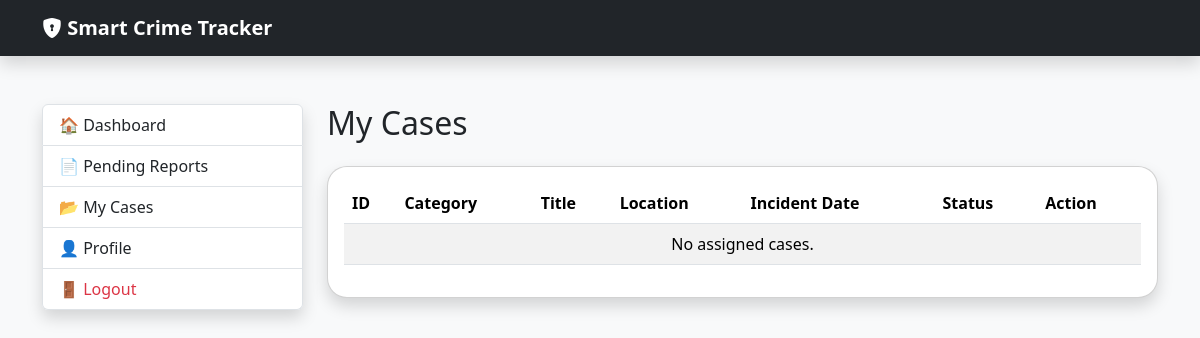
Before: /police/my-cases (signed in) with the older database file.
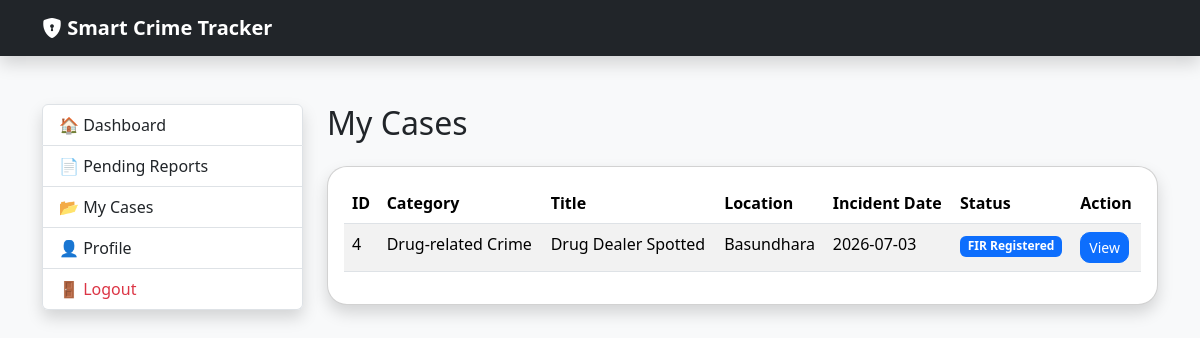
After: the same page with the newer database file.
### tables this page shows
CREATE TABLE crime_reports(

            report_id INTEGER PRIMARY KEY AUTOINCREMENT,

            citizen_id INTEGER,

            category_id INTEGER,

            title TEXT,

            description TEXT,

            location TEXT,

            evidence TEXT,

            report_date TEXT,

            status TEXT DEFAULT 'Pending',

            assigned_officer INTEGER, incident_date TEXT, rejection_reason TEXT, created_at TEXT, closed_at TEXT, closing_remarks TEXT,

            FOREIGN KEY(citizen_id)
                REFERENCES users(user_id),

            FOREIGN KEY(category_id)
                REFERENCES crime_categories(category_id),

            FOREIGN KEY(assigned_officer)
                REFERENCES users(user_id)
        );

CREATE TABLE crime_categories(

            category_id INTEGER PRIMARY KEY AUTOINCREMENT,

            category_name TEXT UNIQUE NOT NULL,

            description TEXT
        );

### routes/police_routes.py (the view)
@police_bp.route("/police/my-cases")
def assigned_cases():
    if session.get("role") != "Police":
        return redirect("/login")
    reports = db.fetchall("""
        SELECT
            cr.report_id,
            cc.category_name,
            cr.title,
            cr.location,
            cr.incident_date,
            cr.status
        FROM crime_reports cr

        JOIN crime_categories cc
            ON cr.category_id = cc.category_id

        WHERE cr.assigned_officer = ?

        ORDER BY cr.report_date DESC
    """,
    (session["user_id"],)
    )
    return render_template(
        "police/my_cases.html",
        reports=reports
    )

### database.py (called while the page is built)
    def fetchall(self, query, parameters=()):
        self.cursor.execute(query, parameters)
        return self.cursor.fetchall()

### templates/police/my_cases.html
{% extends "police/layout.html" %}
{% block police_content %}
<h2 class="mb-4">
My Cases
</h2>
<div class="card shadow">
<div class="card-body">
<table class="table table-striped">
<thead>
<tr>
<th>ID</th>
<th>Category</th>
<th>Title</th>
<th>Location</th>
<th>Incident Date</th>
<th>Status</th>
<th>Action</th>
</tr>
</thead>
<tbody>
{% for report in reports %}
<tr>
<td>{{ report.report_id }}</td>
<td>{{ report.category_name }}</td>
<td>{{ report.title }}</td>
<td>{{ report.location }}</td>
<td>{{ report.incident_date }}</td>
<td>
<span class="badge bg-primary">
{{ report.status }}
</span>
</td>
<td>
<a href="{{ url_for('police.report_details',
                    report_id=report.report_id) }}"
   class="btn btn-sm btn-primary">
View
</a>
</td>
</tr>
{% else %}
<tr>
<td colspan="7" class="text-center">
No assigned cases.
</td>
</tr>
{% endfor %}
</tbody>
</table>
</div>
</div>
{% endblock %}

Changed rows visible on the page:
now on this page (row edited): crime_reports: report_id "4", category_name "Drug-related Crime", title "Drug Dealer Spotted", location "Basundhara", incident_date "2026-07-03", status "FIR Registered"
Other visible differences:
text no longer shown: "No assigned cases."
